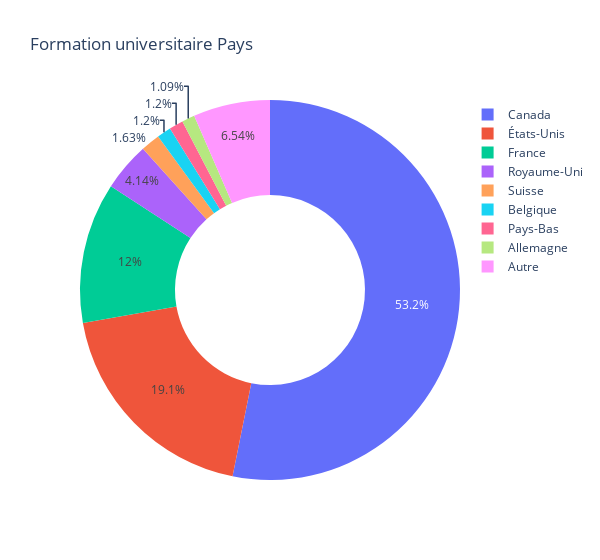

Write notebook code for a chart like this one.
### Code cell
order = [x for x in paysFormation['labels'] if not (x == 'Autre')] + ['Autre']

px.pie(
    paysFormation, 
    values= paysFormation['count'], 
    names= paysFormation['labels'], 
    title='Formation universitaire Pays',
    hole=0.5,
    width=600, 
    category_orders= {'labels':
        order
    }
)

### Figure 1 — Plotly figure (JSON) as saved in the notebook; plotly's stock layout.template omitted (floating-point values rounded to 4 significant figures)
{"data": [{"direction": "clockwise", "domain": {"x": [0, 1], "y": [0, 1]}, "hole": 0.5, "hovertemplate": "labels=%{label}<br>count=%{value}<extra></extra>", "labels": ["Canada", "États-Unis", "France", "Royaume-Uni", "Suisse", "Belgique", "Pays-Bas", "Allemagne", "Autre"], "legendgroup": "", "name": "", "showlegend": true, "sort": false, "type": "pie", "values": [488, 175, 110, 38, 15, 11, 11, 10, 60]}], "layout": {"legend": {"tracegroupgap": 0}, "title": {"text": "Formation universitaire Pays"}, "width": 600}}
